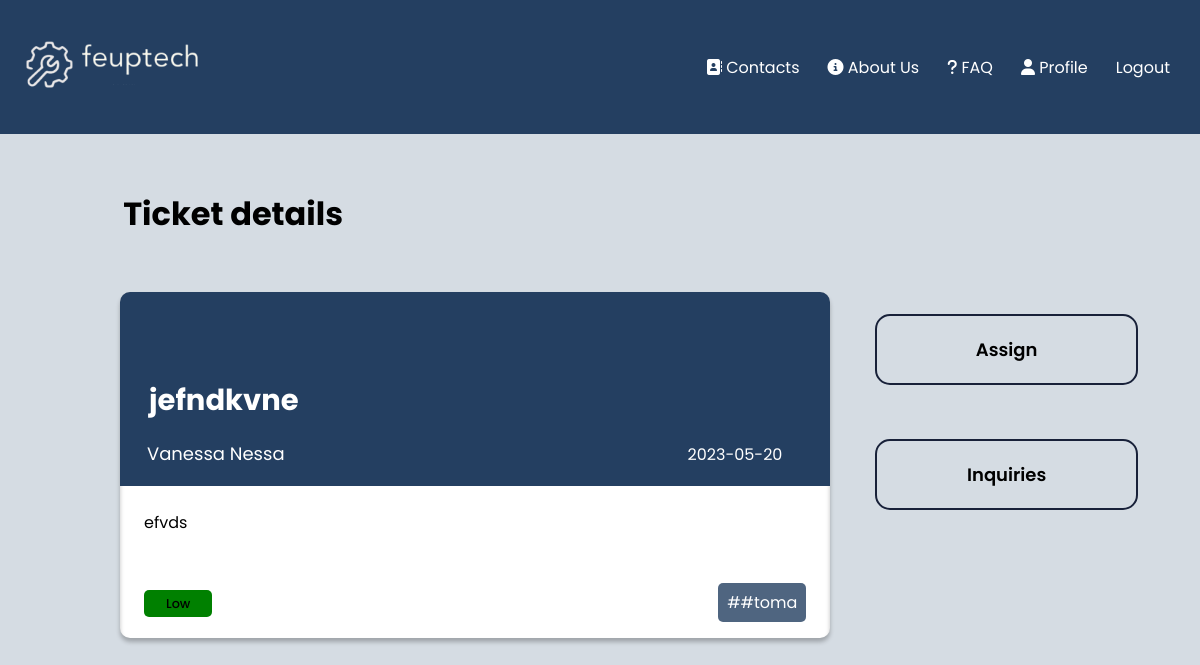
Screenshot of /pages/ticket_detail.php?ticket=2 (signed in) with the database file from the repository.
### tables this page shows
CREATE TABLE tickets(

    idTicket integer primary key AUTOINCREMENT,
    title text NOT NULL,
    description text,
    status text references Status(title),
    idAgent text references Agents(idAgent),
    idClient text references Clients(idClient),
    department text references department(title),
    priority text,
    hashtag text,
    date datetime
);

CREATE TABLE users(
    idUser integer primary key AUTOINCREMENT,
    email text UNIQUE,
    name text NOT NULL,
    username text UNIQUE NOT NULL,
    password text NOT NULL
);

### pages/ticket_detail.php (called while the page is built, shortened)
<?php
    require_once(__DIR__ . '/../database/connection.db.php');
    include '../database/ticket.class.php';
    include '../database/user.class.php';
    include '../utils/session.php';
    include '../templates/tickets.tpl.php';
    include '../templates/ticket_detail.tpl.php';
    $session = new Session();
    $db = getDatabaseConnection();
    $user = User::getUserWithId($db, $session->getID());
    $ticket = $user->getTicketWithID($db, $_GET['ticket']);
    drawTicketDetail($db, $ticket, $user);
?>

### database/ticket.class.php (called while the page is built, shortened)
<?php
     class Ticket{
        public string $status;
        public string $priority;
        public function __construct(int $idTicket, string $title, string $status,
          string $description, string $department, string $priority, string $hashtag, string $date, string $idClient, int $idAgent){
            $this->idTicket = $idTicket;
            $this->title = $title;
            $this->status = $status;
            $this->description = $description;
            $this->priority = $priority;
            $this->hashtag = $hashtag;
            $this->date = $date;
            $this->idClient = $idClient;
        }
        public function getStatus(){
            return $this->status;
        }
        public function getPriority(){
            return $this->priority;
        }
    }
?>

### database/user.class.php (called while the page is built, shortened)
<?php
     class User{
        public string $name;
        public function __construct(int $id, string $email, string $name, string $username){
            $this->id = $id;
            $this->name = $name;
        }
        public function getName(){
            return $this->name;
        }
        public function getTicketWithID($db, $id){
            $stmt = $db->prepare('SELECT idTicket, date, title, status, description, department, priority, idClient, idAgent, hashtag FROM tickets WHERE idTicket = ?');
            $stmt->execute([$id]);
            $ticketRows = $stmt->fetchAll(PDO::FETCH_ASSOC);
            $row = $ticketRows[0];
            $ticket = new Ticket(
                $row['idTicket'],
                $row['title'],
                $row['status'],
                $row['description'],
                $row['department'],
                $row['priority'],
                strval($row['hashtag']),
                $row['date'],
                $row['idClient'],
                intval($row['idAgent']),
            );
            return $ticket;
        }
        static function getUserWithID(PDO $db, int $id) : ?User {
            $stmt = $db->prepare('
                SELECT u.idUser, u.email, u.name, u.username
                FROM users u JOIN admins a ON u.idUser = a.idAdmin
                WHERE u.idUser = ?');
            $stmt->execute(array($id));
            $row = $stmt->fetch(PDO::FETCH_ASSOC);
            if ($row !== false) {
                return new Admin($row['idUser'], $row['email'], $row['name'], $row['username']);
            }
            $stmt = $db->prepare('
                SELECT u.idUser, u.email, u.name, u.username
                FROM users u JOIN agents a ON u.idUser = a.idAgent
                WHERE u.idUser = ?');
            $stmt->execute(array($id));;
            $row = $stmt->fetch(PDO::FETCH_ASSOC);
            if ($row !== false) {
                return new Agent($row['idUser'], $row['email'], $row['name'], $row['username']);
            }
            return null;
            }
     }
?>

### utils/session.php (called while the page is built, shortened)
<?php
class Session{
      public function getID() : ?int {
        return isset($_SESSION['id']) ? $_SESSION['id'] : null;
      }
}
?>

### templates/ticket_detail.tpl.php (the view, shortened to what this page needs)
<?php function drawTicketDetail($db,Ticket $ticket, User $user) {
    $client = User::getUserWithId($db, $ticket->idClient);
    $name = "";
    if ($client) {
        $name = $client->getName();
    } else {
        $name = "Unknown User";
    }
    ?>
    <h1 class="details">Ticket details</h1>
        <main class = "all">
            <section class="box">
                <div class="content">
                    <h1 class="title"><?php echo $ticket->title ?></h1>
                    <div class ="try">
                        <h3 class="author"><?php echo $name?></h3>
                        <p class="date"><?php echo $ticket->date ?></p>
                    </div>
                </div>
                <p class="description"><?php echo $ticket->description ?></p>
                <div class = "end">
                    <p class="ticket-priority"><?php
                    $priority = $ticket->getPriority();
                    if ($priority === 'High') {
                              echo '<span class="high">' . $priority . '</span>';
                          } elseif ($priority === 'Medium') {
                              echo '<span class="medium">' . $priority . '</span>';
                          } elseif ($priority === 'Low') {
                              echo '<span class="low">' . $priority . '</span>';
                          }
                          ?></p>
                    <div class = "hashtags">
                        <p class="hashtag"><?php echo '#' . $ticket->hashtag ?></p>
                    </div>
                </div>
            </section>
            <section class="assign">
            <?php
            $status = $ticket->getStatus();
            if ($user->id !== $client->id && $status === 'Opened') {
                echo '<button class="button-assign role="button" id="button">Assign</button>';
            }
            ?>
            <br>
                <a href="../pages/inquiries.php?ticket=<?php echo urlencode($ticket->idTicket) ?>"><button class="button-assign" role="button">Inquiries</button></a>
            </section>
        </main>
    </body>
</html>
<?php } ?>

### css/tickets_style.css (style rules this page uses)
body { font-family: 'Poppins'; background-color: #D5DCE3; }
.box { width: 100%; max-width: 1150px; margin: 5% auto; background-color: white; border-radius: 10px; display: flex; flex-direction: column; }
.ticket-priority { font-weight: 500; margin-right: 10px; }
.low { background-color: green; padding: 5px 22px; border-radius: 5px; font-size: 0.8em; }

### css/tickets_all.css (style rules this page uses)
body { font-family: 'Poppins'; background-color: #D5DCE3 }
h1 { margin-top: 3em; margin-left: 1.5em; }

### css/ticketsDetail_style.css (style rules this page uses)
body { font-family: 'Poppins'; background-color: #D5DCE3; }
.box { width: 60%; max-width: 1150px; margin-left: 7em; margin-top: 2em; margin-right: 0; background-color: white; border-radius: 10px; display: flex; flex-direction: column; box-shadow: 0px 4px 4px rgba(0, 0, 0, 0.25), inset 0px 4px 4px rgba(0, 0, 0, 0.25); }
.details { margin-top: 2em; margin-left: 3.6em; }
.all { display: flex; flex-direction: row; height: 100%; }
.button-assign { appearance: none; background-color: transparent; border: 2px solid #182139; border-radius: 15px; box-sizing: border-box; color: black; cursor: pointer; display: inline-block; font-size: 18px; font-weight: 600; font-family: 'Poppins'; line-height: normal; margin: 0; margin-top: 3em; min-height: 60px; min-width: 0; outline: none; padding: 20px 90px; text-align: center; text-decoration: none; transition: all 300ms cubic-bezier(.23, 1, 0.32, 1); user-select: none; -webkit-user-select: none; touch-action: manipulation; will-change: transform; width: 100%; align-self: start; }
.assign { margin-left: 45px; }
.title { margin-left: 1em; font-size: 29px; margin-bottom: 0em; }
.author { margin-left: 1.5em; font-weight: 400; font-size: large; }
.box p { margin-left: 1.5em; }
.date { position: relative; bottom: 2.7em; text-align: end; margin-right: 3em; }
.try { margin-bottom: -2.5em; }
.content { background-color: #243f61; color: white; border-radius: 10px 10px 0px 0px; }
.description { margin-bottom: 0; margin-top: 1.5em; margin-right: 1.5em; }
.end { display: flex; flex-direction: row; justify-content: space-between; align-items: center; margin-top: 2em; margin-right: 1.5em; }
.hashtags { display: flex; flex-wrap: wrap; gap: 0.5em; }
.hashtag { background-color: rgba(36, 63, 97, .8); padding: 7px 9px; color: white; border-radius: 5px; }

### rows the page displays
tickets: title "jefndkvne", date "2023-05-20", description "efvds", priority "Low", hashtag "#toma"
users: name "Vanessa Nessa"
